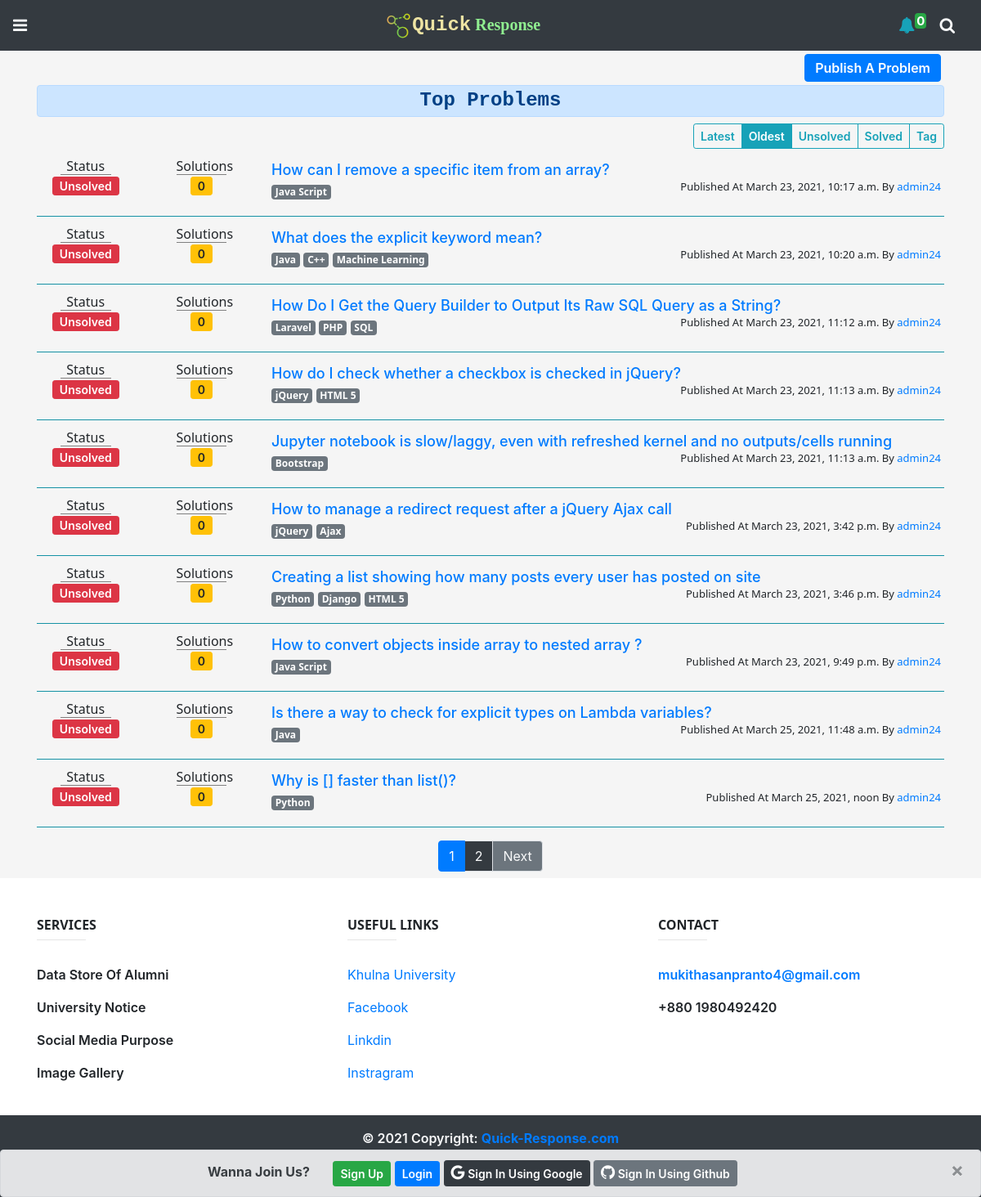
Page /problems/oldest/ on the committed database.
### problems/models.py (models this page shows, shortened)
class Problem(models.Model):
    author = models.ForeignKey(settings.AUTH_USER_MODEL,on_delete=models.CASCADE)
    title = models.CharField(max_length=120)
    body = RichTextUploadingField()
    created_on = models.DateTimeField(default=datetime.now)
    last_modified = models.DateTimeField(default=datetime.now)
    tag = models.ManyToManyField('Tag', related_name='problems')
    is_solved = models.BooleanField(default=False)

class Tag(models.Model):
    name = models.CharField(max_length=20)
    def __str__(self):
        return self.name

### problems/views.py (the view)
# urls.py: path('',prob_home,name='prob_home'),
def prob_home(request,id=None):
    post_form = PostForm()
    tags = Tag.objects.all().order_by('name')
    temp = Problem.objects.first()
    user = ''
    if request.resolver_match.url_name == 'profile_view_problems':
        user = User.objects.get(id=id)
        problems = Problem.objects.filter(author=user).order_by('-created_on')
    elif request.resolver_match.url_name == 'sort_oldest':
        problems = Problem.objects.all().order_by('created_on')
    elif request.resolver_match.url_name == 'sort_unsolved':
        problems = Problem.objects.filter(is_solved=False).order_by('-created_on')
    elif request.resolver_match.url_name == 'sort_solved':
        problems = Problem.objects.filter(is_solved=True).order_by('-created_on')
    elif request.resolver_match.url_name == 'sort_tag':
        tag_list = request.POST.getlist('tag_choice')
        problems = Problem.objects.filter(tag__name__in=tag_list).order_by('-created_on').distinct()
    else:
        problems = Problem.objects.all().order_by('-created_on')
    paginator = Paginator(problems,10)
    page_number = request.GET.get('page')
    p_problems = paginator.get_page(page_number)
    context = {
        'post_form':post_form,
        'problems':p_problems,
        'tags':tags,
        'author':user,
    }
    return render(request,"problems/index.html",context)

### templates/problems/index.html (shortened to what this page needs)
{% extends "base.html" %} {% load static %} {% block content %}
<div style="background-color: whitesmoke;" id="post_section">
    <div class="container">
        {% if not request.resolver_match.url_name == 'profile_view_problems' %}
        <div id="create_post">
            <div class="text-right">
                <button class="btn btn-primary py-1 m-1" id="publish_problem_btn">
                    Publish A Problem
                </button>
            </div>
        </div>
        {% endif %}
        <div id="post_list">
            {% with request.resolver_match.url_name as url_name %}
            {% if url_name == 'profile_view_problems' %}
            <h4 class="text-center alert alert-primary font-weight-bold py-1 my-2">
                Problems Of {{author}}
            </h4>
            {% else %}
            <h4 class="text-center alert alert-primary font-weight-bold py-1 mb-2">
                Top Problems
            </h4>
            {% endif %}
            {% endwith %}
            <div class="text-right" style="overflow-x: auto">
                <div class="btn-group btn-group-sm">
                    {% with request.resolver_match.url_name as url_name %}
                    {% if not url_name == 'profile_view_problems' %}
                    <a href="{% url 'prob_home' %}"
                        class="{% if url_name == 'prob_home' %}btn btn-info btn-sm{% else %}btn btn-outline-info btn-sm{% endif %}">
                        Latest
                    </a>
                    <a href="{% url 'sort_oldest' %}"
                        class="{% if url_name == 'sort_oldest' %}btn btn-info btn-sm{% else %}btn btn-outline-info btn-sm{% endif %}">
                        Oldest
                    </a>
                    <a href="{% url 'sort_unsolved' %}"
                        class="{% if url_name == 'sort_unsolved' %}btn btn-info btn-sm{% else %}btn btn-outline-info btn-sm{% endif %}">
                        Unsolved
                    </a>
                    <a href="{% url 'sort_solved' %}"
                        class="{% if url_name == 'sort_solved' %}btn btn-info btn-sm{% else %}btn btn-outline-info btn-sm{% endif %}">
                        Solved
                    </a>
                    <button type="button"
                        class="{% if url_name == 'sort_tag' %}btn btn-info btn-sm{% else %}btn btn-outline-info btn-sm{% endif %}"
                        data-toggle="modal" data-target="#tag_modal">
                        Tag
                    </button>
                    {% endif %}
                    {% endwith %}
                </div>
            </div>
            <div id="problem_list" class="pt-2">
                {% for problem in problems %}
                <div class="row p-1">
                    <div class="col-lg-3">
                        <div class="row text-center">
                            <div class="col-6">
                                <h6 style="border-bottom: 1px solid grey; margin: 0px 25px">
                                    Status
                                </h6>
                                {% if problem.is_solved %}
                                <button class="btn btn-success btn-sm py-0">Solved</button>
                                {% else %}
                                <button class="btn btn-danger btn-sm py-0">Unsolved</button>
                                {% endif %}
                            </div>
                            <div class="col-6">
                                <h6 id="prob_index_sol">
                                    Solutions
                                </h6>
                                <button class="btn btn-warning btn-sm py-0">{{problem.solution_set.count}}</button>
                            </div>
                        </div>
                    </div>
                    <div class="col-lg-9">
                        <a href="{% url 'problem_details' problem.id %}" style="
              text-decoration: none;
              font-weight: 500;
              font-size: large;
              display: inline-block;
            ">{{problem.title}}</a>
                        <div class="row">
                            <div class="col-7 text-left">
                                {% for tag in problem.tag.all %}
                                <h6 class="d-inline-block">
                                    <span class="badge badge-secondary">{{tag.name}}</span>
                                </h6>
                                {% endfor %}
                            </div>
                            <div class="col-5 text-right">
                                <h6 style="font-size: small">
                                    Published At {{problem.created_on}} By <a style="text-decoration: none;"
                                        href="{% url 'profile_view' problem.author.id %}">{{problem.author}}</a>
                                </h6>
                            </div>
                        </div>
                    </div>
                </div>
                <hr class="bg-info my-2" />
                {% endfor %}
            </div>
        </div>
        {% if problems.has_other_pages %}
        <div>
            <ul class="pagination justify-content-center p-2">
                {% for i in problems.paginator.page_range %}
                {% if problems.number == i %}
                <li class="page-item active"><a class="page-link" href="?page={{ i }}">{{i}}</a></li>
                {% else %}
                <li class="page-item"><a class="page-link bg-dark text-light" href="?page={{ i }}">{{i}}</a></li>
                {% endif %}
                {% endfor %}
                {% if problems.has_next %}
                <li class="page-item"><a class="page-link bg-secondary text-light"
                        href="?page={{ problems.next_page_number }}">Next</a></li>
                {% endif %}
            </ul>
        </div>
        {% endif %}
    </div>
</div>
{% endblock %}

### home/static/style.css (style rules this page uses)
h1, h2, h3, h4, h5, h6, .my_font { font-family: "Courier New", Courier, monospace; }
.btn { font-weight: 600; }
h5, h6 { font-family: "Segoe UI", Tahoma, Geneva, Verdana, sans-serif; }

### templates/base.html (style rules this page uses)
#prob_index_sol { border-bottom: 1px solid grey; margin: 0 25px; }

### rows in the picture
Problem: is_solved "Unsolved", solution_set.count "0", title "How can I remove a specific item from an array?", created_on "March 23, 2021, 10:17 a.m.", author "admin24"
Tag: name "Java Script"
Problem: is_solved "Unsolved", solution_set.count "0", title "What does the explicit keyword mean?", created_on "March 23, 2021, 10:20 a.m.", author "admin24"
Tag: name "Java"
Tag: name "C++"
Tag: name "Machine Learning"
Problem: is_solved "Unsolved", solution_set.count "0", title "How Do I Get the Query Builder to Output Its Raw SQL Query as a String?", created_on "March 23, 2021, 11:12 a.m.", author "admin24"
Tag: name "Laravel"
Tag: name "PHP"
Tag: name "SQL"
Problem: is_solved "Unsolved", solution_set.count "0", title "How do I check whether a checkbox is checked in jQuery?", created_on "March 23, 2021, 11:13 a.m.", author "admin24"
Tag: name "jQuery"
Tag: name "HTML 5"
Problem: is_solved "Unsolved", solution_set.count "0", title "Jupyter notebook is slow/laggy, even with refreshed kernel and no outputs/cells running", created_on "March 23, 2021, 11:13 a.m.", author "admin24"
Tag: name "Bootstrap"
Problem: is_solved "Unsolved", solution_set.count "0", title "How to manage a redirect request after a jQuery Ajax call", created_on "March 23, 2021, 3:42 p.m.", author "admin24"
Tag: name "Ajax"
Problem: is_solved "Unsolved", solution_set.count "0", title "Creating a list showing how many posts every user has posted on site", created_on "March 23, 2021, 3:46 p.m.", author "admin24"
Tag: name "Python"
Tag: name "Django"
Problem: is_solved "Unsolved", solution_set.count "0", title "How to convert objects inside array to nested array ?", created_on "March 23, 2021, 9:49 p.m.", author "admin24"
Problem: is_solved "Unsolved", solution_set.count "0", title "Is there a way to check for explicit types on Lambda variables?", created_on "March 25, 2021, 11:48 a.m.", author "admin24"
Problem: is_solved "Unsolved", solution_set.count "0", title "Why is [] faster than list()?", created_on "March 25, 2021, noon", author "admin24"

### other values in the picture
{{ i }} "1"
{{ i }} "2"
